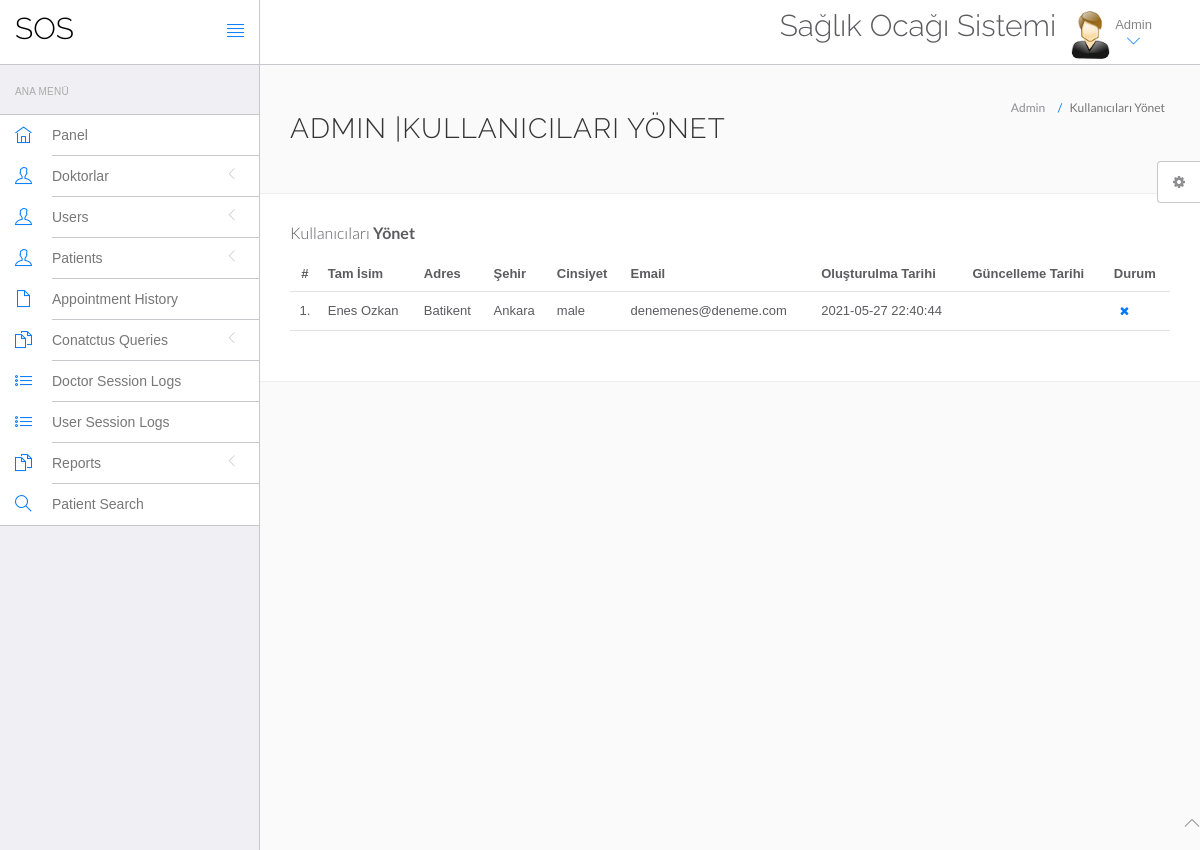
The app's page /hms/admin/manage-users.php (signed in) with its own data.
### tables this page shows
CREATE TABLE `users` (
  `id` int(11) NOT NULL,
  `fullName` varchar(255) DEFAULT NULL,
  `address` longtext DEFAULT NULL,
  `city` varchar(255) DEFAULT NULL,
  `gender` varchar(255) DEFAULT NULL,
  `email` varchar(255) DEFAULT NULL,
  `password` varchar(255) DEFAULT NULL,
  `regDate` timestamp NULL DEFAULT current_timestamp(),
  `updationDate` timestamp NULL DEFAULT NULL ON UPDATE current_timestamp()
);

### hms/admin/manage-users.php (the view, shortened to what this page needs)
<?php
include('include/config.php');
?>
<!DOCTYPE html>
<html>
	<head>
		<link rel="stylesheet" href="vendor/bootstrap/css/bootstrap.min.css">
		<link rel="stylesheet" href="vendor/fontawesome/css/font-awesome.min.css">
		<link rel="stylesheet" href="vendor/themify-icons/themify-icons.min.css">
		<link href="vendor/animate.css/animate.min.css" rel="stylesheet" media="screen">
		<link href="vendor/perfect-scrollbar/perfect-scrollbar.min.css" rel="stylesheet" media="screen">
		<link href="vendor/switchery/switchery.min.css" rel="stylesheet" media="screen">
		<link href="vendor/bootstrap-touchspin/jquery.bootstrap-touchspin.min.css" rel="stylesheet" media="screen">
		<link href="vendor/select2/select2.min.css" rel="stylesheet" media="screen">
		<link href="vendor/bootstrap-datepicker/bootstrap-datepicker3.standalone.min.css" rel="stylesheet" media="screen">
		<link href="vendor/bootstrap-timepicker/bootstrap-timepicker.min.css" rel="stylesheet" media="screen">
		<link rel="stylesheet" href="assets/css/styles.css">
		<link rel="stylesheet" href="assets/css/plugins.css">
		<link rel="stylesheet" href="assets/css/themes/theme-1.css" id="skin_color" />
	</head>
	<body>
		<div id="app">
<?php include('include/sidebar.php');?>
			<div class="app-content">
						<?php include('include/header.php');?>
				<div class="main-content" >
					<div class="wrap-content container" id="container">
						<section id="page-title">
							<div class="row">
								<div class="col-sm-8">
									<h1 class="mainTitle">Admin |Kullanıcıları Yönet</h1>
																	</div>
								<ol class="breadcrumb">
									<li>
										<span>Admin</span>
									</li>
									<li class="active">
										<span>Kullanıcıları Yönet</span>
									</li>
								</ol>
							</div>
						</section>
						<div class="container-fluid container-fullw bg-white">
									<div class="row">
								<div class="col-md-12">
									<h5 class="over-title margin-bottom-15">Kullanıcıları <span class="text-bold">Yönet</span></h5>
									<table class="table table-hover" id="sample-table-1">
										<thead>
											<tr>
												<th class="center">#</th>
												<th>Tam İsim</th>
												<th class="hidden-xs">Adres</th>
												<th>Şehir</th>
												<th>Cinsiyet </th>
												<th>Email </th>
												<th>Oluşturulma Tarihi </th>
												<th>Güncelleme Tarihi </th>
												<th>Durum</th>
											</tr>
										</thead>
										<tbody>
<?php
$sql=mysqli_query($con,"select * from users");
$cnt=1;
while($row=mysqli_fetch_array($sql))
{
?>
											<tr>
												<td class="center"><?php echo $cnt;?>.</td>
												<td class="hidden-xs"><?php echo $row['fullName'];?></td>
												<td><?php echo $row['address'];?></td>
												<td><?php echo $row['city'];?>
												</td>
												<td><?php echo $row['gender'];?></td>
												<td><?php echo $row['email'];?></td>
												<td><?php echo $row['regDate'];?></td>
												<td><?php echo $row['updationDate'];?>
												</td>
												<td >
												<div class="visible-md visible-lg hidden-sm hidden-xs">
	<a href="manage-users.php?id=<?php echo $row['id']?>&del=delete" onClick="return confirm('Are you sure you want to delete?')"class="btn btn-transparent btn-xs tooltips" tooltip-placement="top" tooltip="Remove"><i class="fa fa-times fa fa-white"></i></a>
												</div>
												</td>
											</tr>
											<?php
$cnt=$cnt+1;
											 }?>
										</tbody>
									</table>
								</div>
							</div>
								</div>
							</div>
						</div>
					</div>
				</div>
	<?php include('include/footer.php');?>
	<?php include('include/setting.php');?>
	</body>
</html>

### hms/admin/assets/css/themes/theme-1.css (style rules this page uses)
body { background: #FAFAFA; }

### records on screen
users: fullName "Enes Ozkan", address "Batikent", city "Ankara", gender "male", email "denemenes@deneme.com", regDate "2021-05-27 22:40:44"
